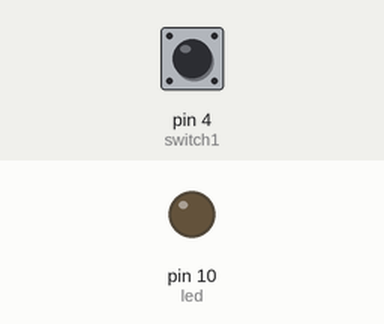
Recording of a sketch running on a simulated Arduino Uno, built with avr-gcc and run on an emulated ATmega328P. Shown: output pins drawn as LEDs (lit = HIGH). Inputs (shaded band) come from the test bench; at power-on: pin 4 (switch1) LOW.

Above: at 1.2 s.
1.3 s: pin 4 (switch1) pulled HIGH for 0.15 s
At 1.37 s:
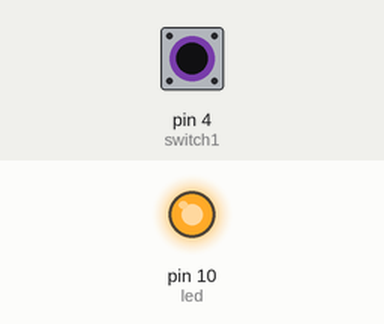
2.9 s: pin 4 (switch1) pulled HIGH for 3.2 s
At 7.2 s:
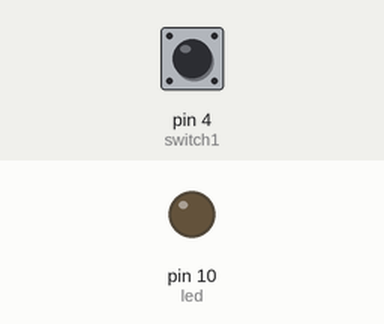
Timing chart, 0 to 8.7 s (numbered marks = the images above; inputs shaded):
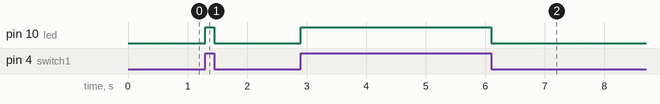

The sketch:

PROJECT3.ino
```cpp
int led = 10 ;
int switch1 =4;
int switchstate =0;

void setup() {
  pinMode (led,OUTPUT);
  pinMode (switch1,INPUT);

}

void loop() {
  switchstate = digitalRead (switch1);
  if (switchstate == HIGH)
  digitalWrite (led,HIGH);
  else
  digitalWrite (led,LOW);

}
```

Measured:
- after the input at 1.3 s, pin 10 (led): LOW → HIGH at once, → LOW 0.15 s later
- after the input at 2.9 s, pin 10 (led): LOW → HIGH at once, → LOW 3.2 s later
